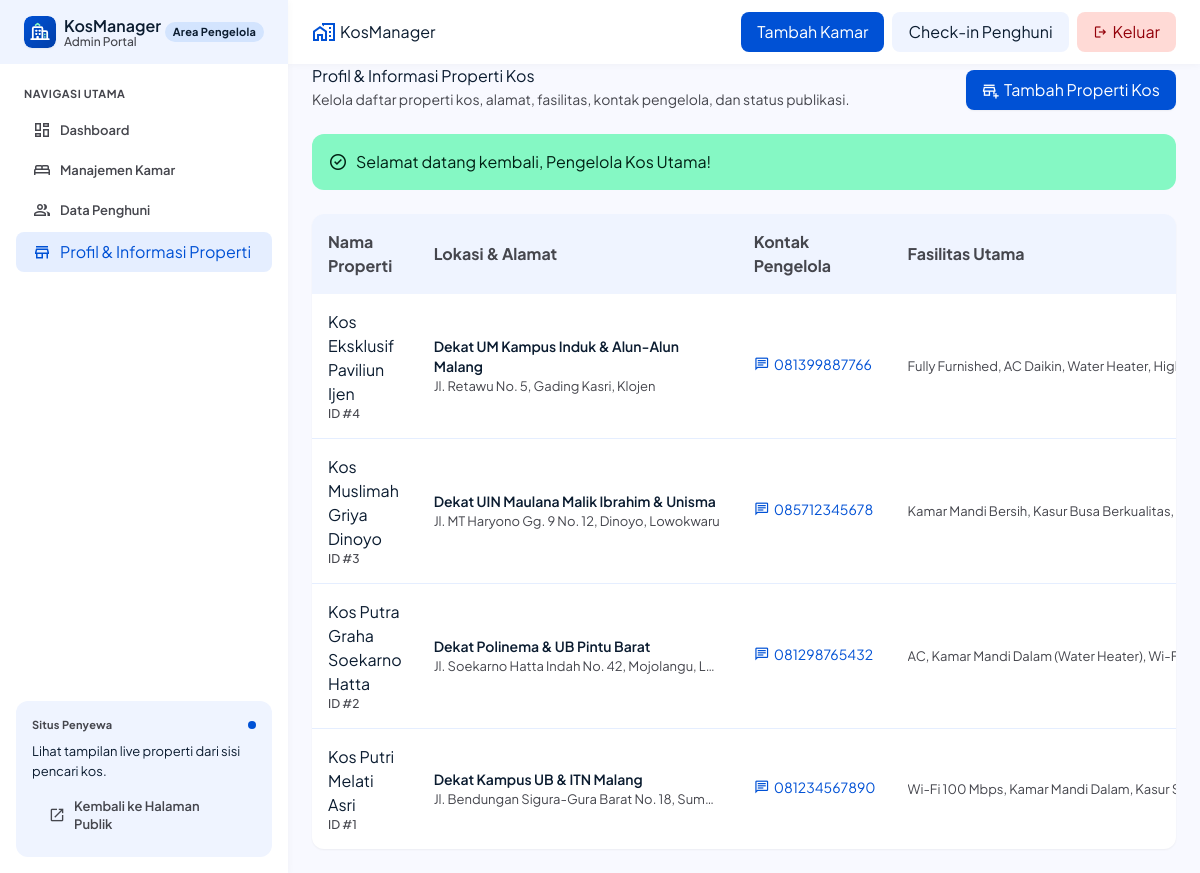
Page /admin/kos (signed in) on the committed database.
### tables this page shows
CREATE TABLE IF NOT EXISTS kos (
    id INT AUTO_INCREMENT PRIMARY KEY,
    nama_kos VARCHAR(150) NOT NULL,
    alamat TEXT NOT NULL,
    lokasi VARCHAR(150) NOT NULL,
    deskripsi TEXT NULL,
    fasilitas TEXT NULL,
    no_hp_pengelola VARCHAR(20) NULL,
    status_publikasi ENUM('draft', 'published') NOT NULL DEFAULT 'draft'
);

### src/Controllers/AdminKosController.php (called while the page is built, shortened)
<?php
final class AdminKosController
{
    public function index(): void
    {
        $kosList = $this->kosRepository->findAll();
        $escape = PublicController::escape(...);
        require dirname(__DIR__, 2) . '/views/admin/kos/index.php';
    }
}

### public/index.php (called while the page is built, shortened)
<?php
spl_autoload_register(static function (string $class): void {
    $namespacePrefix = 'KosManager\\';
    $relativeClass = substr($class, strlen($namespacePrefix));
    $file = dirname(__DIR__) . '/src/' . str_replace('\\', DIRECTORY_SEPARATOR, $relativeClass) . '.php';
});
require_once dirname(__DIR__) . '/src/Core/helpers.php';
try {
    $connection = \KosManager\Config\getConnection();
    $kosRepository = new KosRepository($connection);
    $kamarRepository = new KamarRepository($connection);
    $penghuniRepository = new PenghuniRepository($connection);
    $publicController = new PublicController($kosRepository);
    $kosController = new KosController($kosRepository);
    $adminKosController = new AdminKosController($kosRepository);
    $dashboardController = new DashboardController($kamarRepository, $penghuniRepository);
    $kamarController = new KamarController($kamarRepository, $kosRepository);
    $penghuniController = new PenghuniController($penghuniRepository, $kamarRepository);
    $authController = new AuthController($connection);
    $router = new Router();
    $router
        ->get('/', [$publicController, 'home'])
        ->get('/login', [$authController, 'showLogin'])
        ->post('/login', [$authController, 'login'])
        ->get('/logout', [$authController, 'logout'])
        ->get('/kos', [$kosController, 'index'])
        ->get('/kos/detail', [$kosController, 'detail'])
        ->get('/kamar/detail', [$kosController, 'roomDetail'])
        ->get('/admin/dashboard', [$dashboardController, 'index'])
        ->get('/admin/kos', [$adminKosController, 'index'])
        ->get('/admin/kos/tambah', [$adminKosController, 'create'])
        ->get('/admin/kos/ubah', [$adminKosController, 'edit'])
        ->post('/admin/kos', [$adminKosController, 'store'])
        ->post('/admin/kos/update', [$adminKosController, 'update'])
        ->post('/admin/kos/hapus', [$adminKosController, 'destroy'])
        ->post('/admin/kos/destroy', [$adminKosController, 'destroy'])
        ->get('/kamar', [$kamarController, 'index'])
        ->get('/kamar/tambah', [$kamarController, 'create'])
        ->get('/kamar/ubah', [$kamarController, 'edit'])
        ->post('/kamar', [$kamarController, 'store'])
        ->post('/kamar/update', [$kamarController, 'update'])
        ->post('/kamar/hapus', [$kamarController, 'delete'])
        ->get('/penghuni', [$penghuniController, 'index'])
        ->get('/penghuni/tambah', [$penghuniController, 'create'])
        ->get('/penghuni/ubah', [$penghuniController, 'edit'])
        ->post('/penghuni', [$penghuniController, 'store'])
        ->post('/penghuni/update', [$penghuniController, 'update'])
        ->post('/penghuni/hapus', [$penghuniController, 'delete']);
    $router->dispatch();
} catch (Throwable $exception) {
    error_log($exception->__toString());
    $isDbError = $exception instanceof PDOException;
    http_response_code($isDbError ? 503 : 500);
    header('Content-Type: text/html; charset=utf-8');
    ?>
<!DOCTYPE html>
<html lang="id">
<head>
    <meta charset="UTF-8">
    <meta name="viewport" content="width=device-width, initial-scale=1.0">
    <title><?= $isDbError ? '503 - Database Tidak Tersedia' : '500 - Kesalahan Sistem' ?> | KosManager</title>
    <style>
        body { font-family: -apple-system, BlinkMacSystemFont, "Segoe UI", Roboto, Helvetica, Arial, sans-serif; background-color: #f8fafc; color: #1e293b; display: flex; align-items: center; justify-content: center; min-height: 100vh; margin: 0; padding: 20px; }
        .card { background: #ffffff; border: 1px solid #e2e8f0; border-radius: 12px; padding: 32px; max-width: 520px; width: 100%; box-shadow: 0 4px 6px -1px rgba(0, 0, 0, 0.1); text-align: center; }
        .badge { display: inline-block; background-color: #fee2e2; color: #dc2626; font-size: 13px; font-weight: 600; padding: 4px 12px; border-radius: 9999px; margin-bottom: 16px; }
        h1 { font-size: 20px; margin-bottom: 12px; color: #0f172a; }
        p { font-size: 14px; color: #64748b; line-height: 1.6; margin-bottom: 20px; }
        .hint { background-color: #f1f5f9; border-radius: 8px; padding: 12px; font-size: 13px; color: #334155; text-align: left; }
    </style>
</head>
<body>
    <div class="card">
        <div class="badge">Error <?= $isDbError ? '503 (Database)' : '500 (Sistem)' ?></div>
        <h1><?= $isDbError ? 'Layanan Database Sedang Tidak Tersedia' : 'Terjadi Kendala Sistem' ?></h1>
        <p><?= htmlspecialchars($exception->getMessage(), ENT_QUOTES | ENT_SUBSTITUTE, 'UTF-8') ?></p>
        <div class="hint">
            <strong>Catatan:</strong><br>
            <?= $isDbError
                ? 'Pastikan MySQL aktif di XAMPP Control Panel dan database <code>kostmanager</code> sudah diisi tabel di phpMyAdmin.'
                : 'File: <code>' . htmlspecialchars(basename($exception->getFile()), ENT_QUOTES | ENT_SUBSTITUTE, 'UTF-8') . '</code> baris ' . $exception->getLine() ?>
        </div>
    </div>
</body>
</html>
    <?php
}

### src/Core/helpers.php (called while the page is built, shortened)
<?php
if (!function_exists('base_url')) {
    function base_url(string $path = ''): string
    {
        static $base = null;
        if ($base === null) {
            $scriptName = $_SERVER['SCRIPT_NAME'] ?? '';
            $dir = str_replace('\\', '/', dirname($scriptName));
            $base = ($dir === '/' || $dir === '.') ? '' : rtrim($dir, '/');
        }
        if ($path === '' || $path === '/') {
            return $base !== '' ? $base . '/' : '/';
        }
        return $base . '/' . ltrim($path, '/');
    }
}
if (!function_exists('get_flash')) {
    function get_flash(): ?array
    {
        $flash = $_SESSION['flash'];
        return [
            'type' => (string) ($flash['type'] ?? 'info'),
            'message' => (string) ($flash['message'] ?? ''),
        ];
    }
}

### src/Controllers/PublicController.php (called while the page is built, shortened)
<?php
final class PublicController
{
    public static function escape(mixed $value): string
    {
        return htmlspecialchars((string) ($value ?? ''), ENT_QUOTES | ENT_SUBSTITUTE, 'UTF-8');
    }
}

### src/Repositories/KosRepository.php (called while the page is built, shortened)
<?php
final class KosRepository
{
    public function findAll(): array
    {
        $statement = $this->connection->query(
            'SELECT id, nama_kos, alamat, lokasi, deskripsi, fasilitas, no_hp_pengelola, status_publikasi
             FROM kos
             ORDER BY id DESC'
        );
        return array_map(
            static fn (array $row): Kos => Kos::fromRow($row),
            $statement->fetchAll()
        );
    }
}

### src/Models/Kos.php (called while the page is built, shortened)
<?php
final class Kos
{
    public static function fromRow(array $row): self
    {
        return new self(
            (int) $row['id'],
            (string) $row['nama_kos'],
            (string) $row['alamat'],
            (string) $row['lokasi'],
            isset($row['deskripsi']) ? (string) $row['deskripsi'] : null,
            isset($row['fasilitas']) ? (string) $row['fasilitas'] : null,
            isset($row['no_hp_pengelola']) ? (string) $row['no_hp_pengelola'] : null,
            (string) $row['status_publikasi']
        );
    }
}

### views/admin/kos/index.php (the view, shortened to what this page needs)
<!DOCTYPE html>
<html lang="id">
<head>
<script src="https://cdn.tailwindcss.com"></script>
<link rel="stylesheet" href="<?= base_url('/public/assets/css/style.css') ?>">
<link rel="stylesheet" href="<?= base_url('/public/assets/css/admin.css') ?>">
</head>
<body class="bg-background font-body-md text-on-surface antialiased">
<?php $activeAdminPage = 'profil-informasi-properti'; include __DIR__ . '/../layout/sidebar.php'; ?>
<div class="pl-72">
<?php include __DIR__ . '/../layout/admin-header.php'; ?>
<main class="relative pt-16 bg-background w-full px-gutter-md py-gutter-md">
<div class="max-w-7xl mx-auto space-y-space-lg">
<header class="flex flex-wrap items-end justify-between gap-space-md">
<div>
    <h1 class="font-headline-lg text-on-surface">Profil & Informasi Properti Kos</h1>
    <p class="text-body-md text-on-surface-variant">Kelola daftar properti kos, alamat, fasilitas, kontak pengelola, dan status publikasi.</p>
</div>
<a class="px-space-md py-space-sm rounded-lg bg-secondary text-on-secondary font-label-md inline-flex items-center gap-space-xs shadow-sm hover:opacity-90 transition-opacity" href="<?= base_url('/admin/kos/tambah') ?>">
    <span class="material-symbols-outlined text-[18px]">add_business</span>
    <span>Tambah Properti Kos</span>
</a>
</header>
<?php $flash = get_flash(); if ($flash !== null): ?>
    <div class="p-space-md rounded-xl flex items-center gap-space-sm <?= $flash['type'] === 'error' ? 'bg-error-container text-on-error-container' : 'bg-tertiary-fixed text-on-tertiary-fixed' ?>" role="alert">
        <span class="material-symbols-outlined text-[20px]"><?= $flash['type'] === 'error' ? 'error' : 'check_circle' ?></span>
        <span class="font-label-md"><?= $escape($flash['message']) ?></span>
    </div>
<?php endif; ?>
<section class="bg-surface-container-lowest rounded-xl shadow-sm overflow-hidden">
<div class="overflow-x-auto">
<table class="w-full text-left">
<thead class="bg-surface-container-low text-on-surface-variant">
<tr>
    <th class="p-space-md font-label-sm">Nama Properti</th>
    <th class="p-space-md font-label-sm">Lokasi & Alamat</th>
    <th class="p-space-md font-label-sm">Kontak Pengelola</th>
    <th class="p-space-md font-label-sm">Fasilitas Utama</th>
</tr>
</thead>
<tbody class="divide-y divide-surface-container">
<?php foreach ($kosList as $kos): ?>
<tr>
    <td class="p-space-md">
        <div class="font-headline-sm text-on-surface"><?= $escape($kos->namaKos) ?></div>
        <div class="text-meta-numeric text-on-surface-variant text-xs">ID #<?= (int) $kos->id ?></div>
    </td>
    <td class="p-space-md max-w-xs">
        <div class="font-semibold text-on-surface text-sm"><?= $escape($kos->lokasi) ?></div>
        <div class="text-body-sm text-on-surface-variant truncate" title="<?= $escape($kos->alamat) ?>"><?= $escape($kos->alamat) ?></div>
    </td>
    <td class="p-space-md">
        <?php if (!empty($kos->noHpPengelola)): ?>
            <a class="text-secondary hover:underline inline-flex items-center gap-1 font-meta-numeric text-sm" href="https://wa.me/<?= $escape(preg_replace('/[^0-9]/', '', $kos->noHpPengelola)) ?>" target="_blank" rel="noopener noreferrer">
                <span class="material-symbols-outlined text-[16px]">chat</span>
                <span><?= $escape($kos->noHpPengelola) ?></span>
            </a>
        <?php else: ?>
            <span class="text-on-surface-variant text-sm">-</span>
        <?php endif; ?>
    </td>
    <td class="p-space-md max-w-xs">
        <div class="text-body-sm text-on-surface-variant truncate" title="<?= $escape($kos->fasilitas ?? 'Tidak ada') ?>">
            <?= $escape($kos->fasilitas ?? 'Belum ada fasilitas dicatat') ?>
        </div>
    </td>
</tr>
<?php endforeach; ?>
</tbody>
</table>
</div>
</section>
</div>
</main>
</div>
</body>
</html>

### public/assets/css/style.css (style rules this page uses)
.material-symbols-outlined { font-family: 'Material Symbols Outlined' !important; font-weight: normal; font-style: normal; font-size: 24px; line-height: 1; letter-spacing: normal; text-transform: none; display: inline-block; white-space: nowrap; word-wrap: normal; direction: ltr; -webkit-font-feature-settings: 'liga'; -webkit-font-smoothing: antialiased; }

### rows in the picture
kos: nama_kos "Kos Eksklusif Paviliun Ijen", id "4", lokasi "Dekat UM Kampus Induk & Alun-Alun Malang", alamat "Jl. Retawu No. 5, Gading Kasri, Klojen", no_hp_pengelola "081399887766", fasilitas "Fully Furnished, AC Daikin, Water Heater, High…"
kos: nama_kos "Kos Muslimah Griya Dinoyo", id "3", lokasi "Dekat UIN Maulana Malik Ibrahim & Unisma", alamat "Jl. MT Haryono Gg. 9 No. 12, Dinoyo, Lowokwaru", no_hp_pengelola "085712345678", fasilitas "Kamar Mandi Bersih, Kasur Busa Berkualitas, L…"
kos: nama_kos "Kos Putra Graha Soekarno Hatta", id "2", lokasi "Dekat Polinema & UB Pintu Barat", alamat "Jl. Soekarno Hatta Indah No. 42, Mojolangu, L…", no_hp_pengelola "081298765432", fasilitas "AC, Kamar Mandi Dalam (Water Heater), Wi-Fi…"
kos: nama_kos "Kos Putri Melati Asri", id "1", lokasi "Dekat Kampus UB & ITN Malang", alamat "Jl. Bendungan Sigura-Gura Barat No. 18, Sum…", no_hp_pengelola "081234567890", fasilitas "Wi-Fi 100 Mbps, Kamar Mandi Dalam, Kasur S…"

### other values in the picture
$escape($flash['message']) "Selamat datang kembali, Pengelola Kos Utama!"
